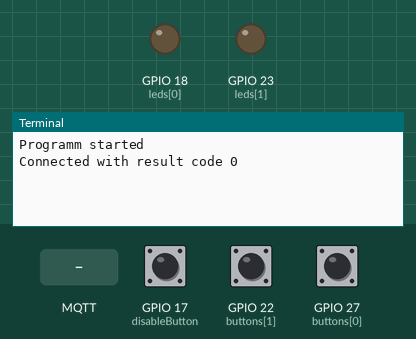
A program run on a simulated Raspberry Pi (BCM pin numbers). Parts: output pins drawn as LEDs (lit = HIGH), the last lines printed to the terminal. The test bench sets the inputs (shaded band); at power-on: GPIO 17 (disableButton) HIGH, GPIO 22 (buttons[1]) HIGH, GPIO 27 (buttons[0]) HIGH. No MQTT or app messages arrive unless stated.

Above: at 1.3 s.
1.4 s: MQTT message "1" arrives on the first subscribed topic
At 2.0 s:
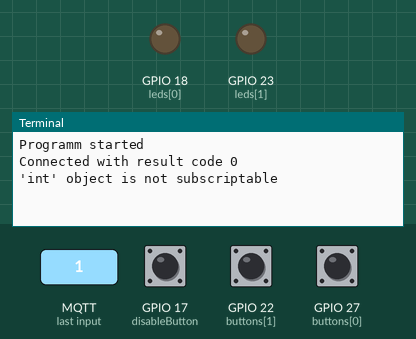
3.0 s: MQTT message "on" arrives on the first subscribed topic
At 4.4 s:
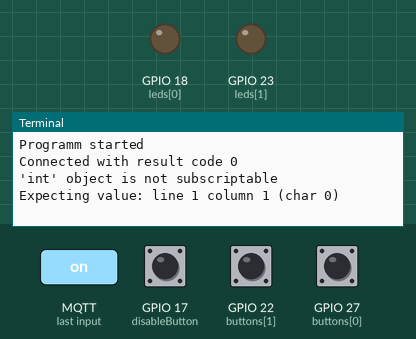

The program:

livingroom.py
```python
# Lab4: leds controlled by mqtt
# 3 leds connected to pins 18 and 23
# client subscribed to topic "labo/4/basis"
# example of local pub: mosquitto_pub -t labo/4/basis -m '{"states": [true, false]}'
# via online broker: mosquitto_pub -h broker.hivemq.com -p 1883 -t labo/4/basis -m '{"states" : [true, true]}'
# Chingiz: sub: 'home/groundfloor/kitchen/lights/lightx'
#          pub: 'home/groundfloor/livingroom/lights/lightx'
# Lander: omgekeerd

# Imports
import paho.mqtt.client as mqtt
import paho.mqtt.publish as publish
import json
import time
import RPi.GPIO as GPIO


class Labo4:
    def __init__(self):
        # tuple object met pin nummers
        self.leds = (18, 23)
        self.buttons = (27, 22)
        self.led1state = False
        self.led2state = False
        self.states = [self.led1state, self.led2state]
        self.previous_input1 = 0
        self.previous_input2 = 0

        # Disable button
        self.disableButton = 17
        self.previous_input = 0
        self.isDisabled = False

        # Pins setup
        GPIO.setmode(GPIO.BCM)
        GPIO.setup(self.leds, GPIO.OUT)
        GPIO.setup(self.disableButton, GPIO.IN, pull_up_down = GPIO.PUD_UP)
        GPIO.setup(self.buttons, GPIO.IN, pull_up_down = GPIO.PUD_UP)

    def disableButtonListener(self):
        input = not GPIO.input(self.disableButton)
        if ((not self.previous_input) and input):
            self.isDisabled = not self.isDisabled
        self.previous_input = input
        # if self.isDisabled:
            # self.disableLeds()
        # time.sleep(0.1)


    def disableLeds(self):
        GPIO.output(self.leds, False)
        # print('Leds are disabled')

    def stateButtonListeners(self):
        # self.states[0] = not GPIO.input(self.buttons[0])
        # self.states[1] = not GPIO.input(self.buttons[1])

        input1 = not GPIO.input(self.buttons[0])
        if ((not self.previous_input1) and input1):
            self.led1state = not self.led1state
        self.previous_input1 = input1
        # time.sleep(0.1)

        input2 = not GPIO.input(self.buttons[1])
        if ((not self.previous_input2) and input2):
            self.led2state = not self.led2state
        self.previous_input2 = input2
        # time.sleep(0.1)


        topic = 'home/groundfloor/kitchen/lights/lightx'
        payload = {"states" : [self.led1state, self.led2state], "master" : self.isDisabled}
        # print(topic)
        # print(payload)
        publish.single(str(topic), json.dumps(payload), hostname="172.16.229.39")

    # set state van de leds met als parameters 2 tuples
    # tuple van pin nummers en een met bools van de state
    def set_leds(self, leds, states):
        if not self.isDisabled:
            GPIO.output(self.leds, states)

    # callback functie voor connect event
    def on_connect(self, mqttc, obj, flags, rc):
         print("Connected with result code "+str(rc))

    # callback functie voor subscribe event
    def on_subscribe(self, mqttc, obj, mid, granted_qos):
        print('READING')
        print("Subscribed: "+str(mid)+" "+str(granted_qos))


    # calback voor het verwerken van de berichten
    def on_message(self, mqttc, obj, msg):
        # print("Message Recieved")
        try:
            # payload omzetten van bytestring naar string
            p = msg.payload.decode("utf-8")

            # json wordt verwacht json string moet omgezet worden naar een python
            #  dictonary voor verwerking
            x = json.loads(p)
            self.set_leds(self.leds, x["states"])
            master = x["master"]
            if master:
                self.disableLeds()
            return
        except Exception as e:
            print(e)


def main():
    try:
        print('Programm started')

        # initialisatie van alle elementen
        labo4 = Labo4()

        mqttc = mqtt.Client()
        # mqttc.connect('broker.hivemq.com')
        mqttc.connect('172.16.229.39')
        mqttc.subscribe('home/groundfloor/livingroom/lights/lightx')


        mqttc.on_message = labo4.on_message
        mqttc.on_connect = labo4.on_connect
        mqttc.on_subscribe = labo4.on_subscribe
        # local broker
        # mqttc.connect('localhost')
        # online broker

        while True:
            mqttc.loop(.1)
            labo4.disableButtonListener()
            labo4.stateButtonListeners()

    except KeyboardInterrupt:
        pass
    finally:
        GPIO.cleanup()

# main segment
if __name__ == "__main__":
    main()
```

Measured:
- after the input at 1.4 s, the terminal: prints a new line after 0.16 s (image 1)
- after the input at 3.0 s, the terminal: prints a new line at once (image 2)
